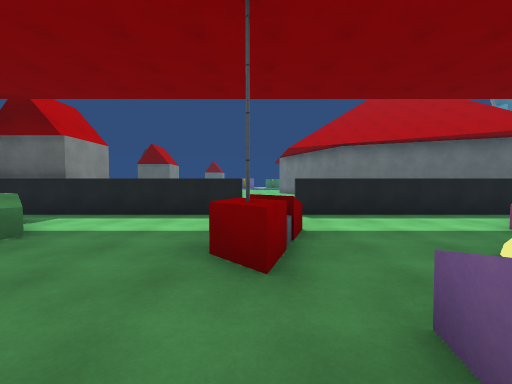
[1] (above)

24 first-person views from a walk through a Unity game level. The camera is 1.5 m above the floor, tilts 2° down and sees 90° across. The floor is counted in squares, 2 m on a side. Each view is taken from the middle of a square. On the plan, view 1 faces up. The plan holds only what a view shows up to about 9 squares ahead; the rest is blank. The place goes on beyond the plan. Some animated figures are left out. Surface patterns are stand-ins for the level's own textures.

[2]
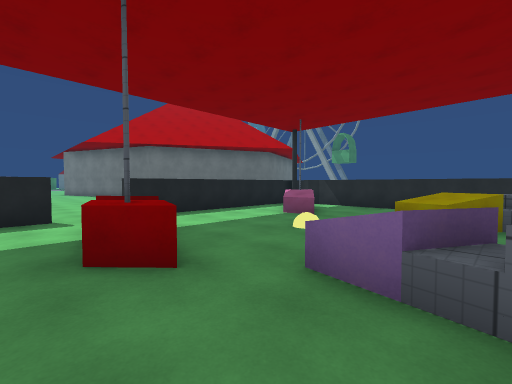

[3]
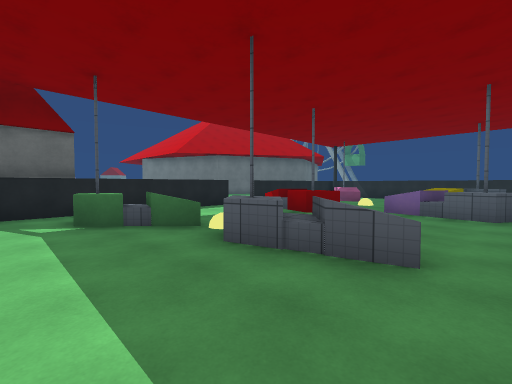

[4]
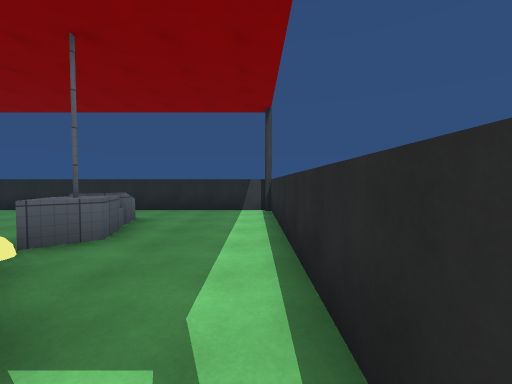

[5]
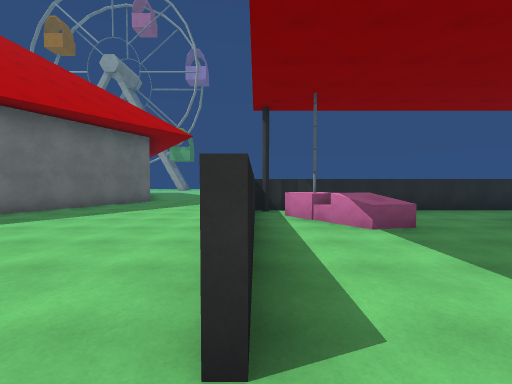

[6]
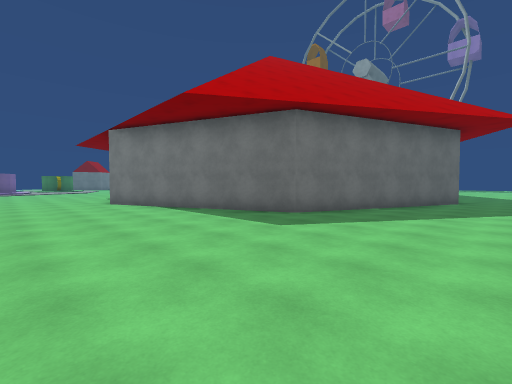

[7]
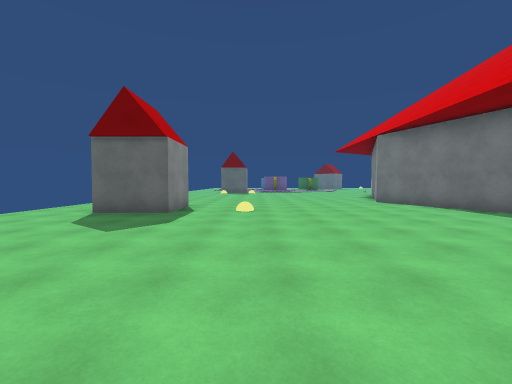

[8]
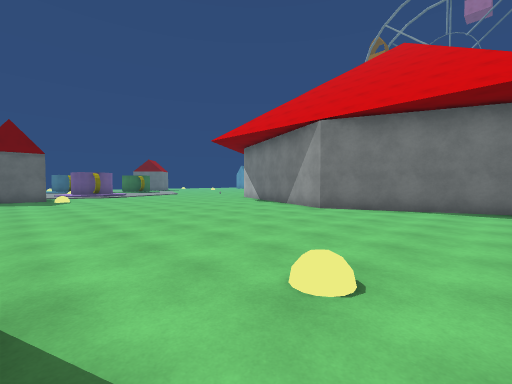

[9]
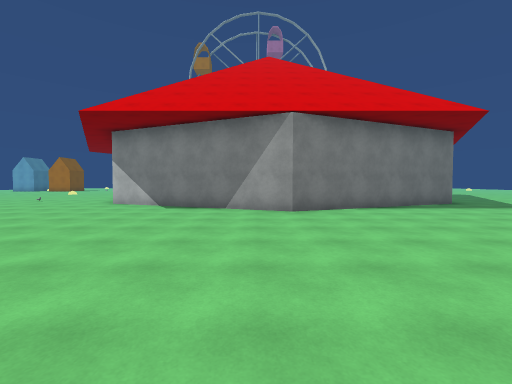

[10]
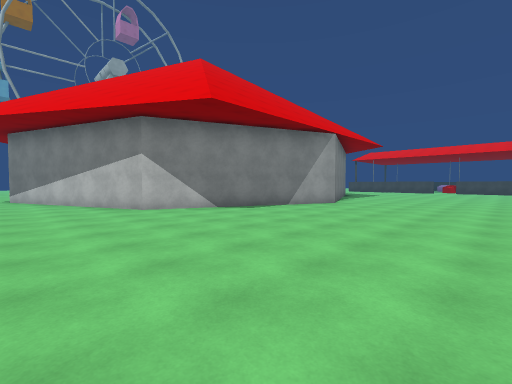

[11]
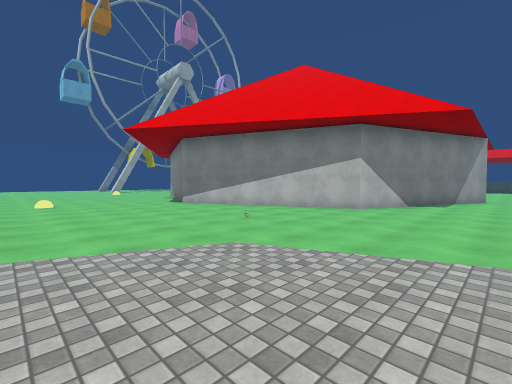

[12]
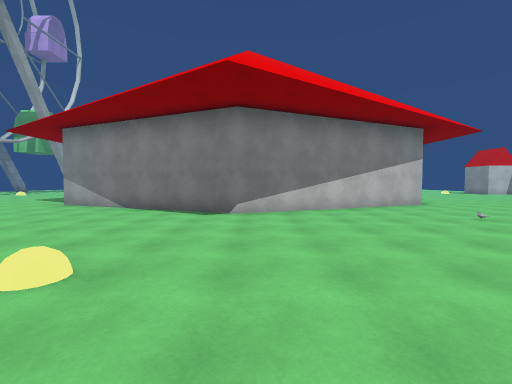

[13]
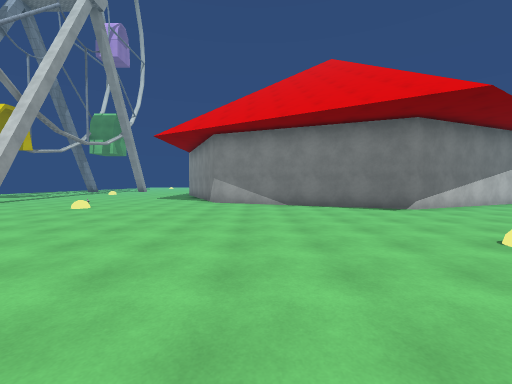

[14]
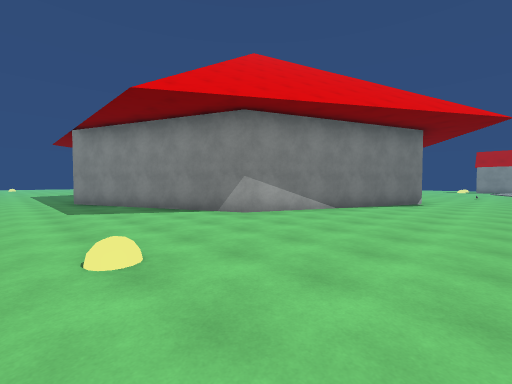

[15]
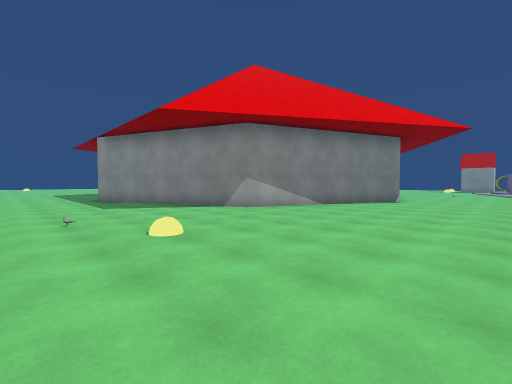

[16]
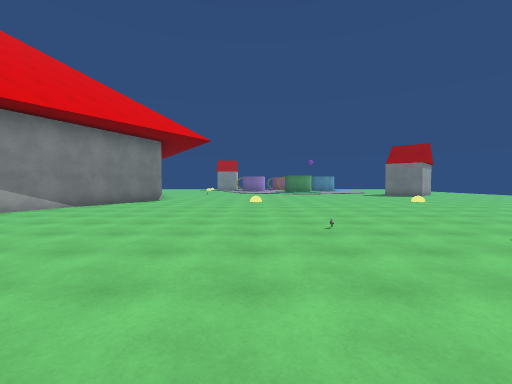

[17]
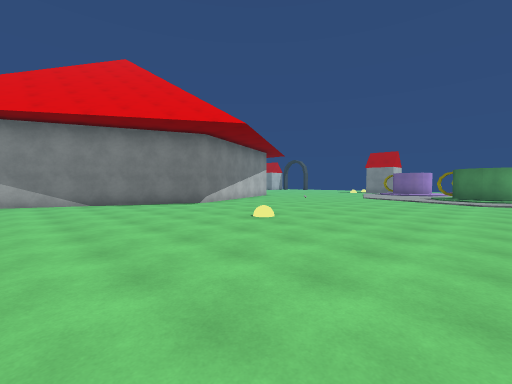

[18]
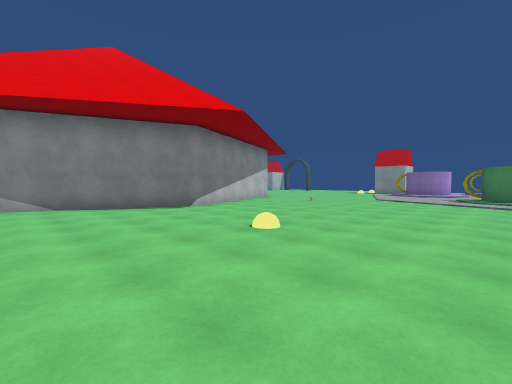

[19]
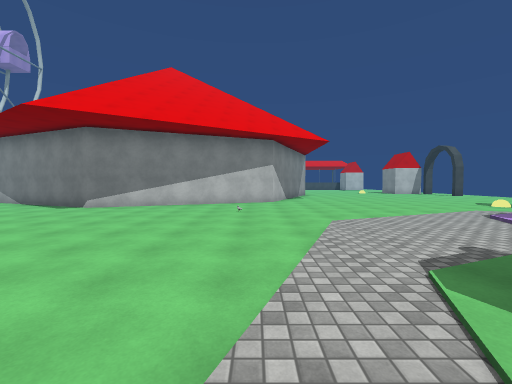

[20]
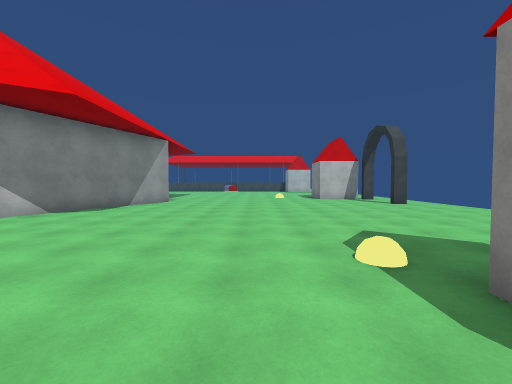

[21]
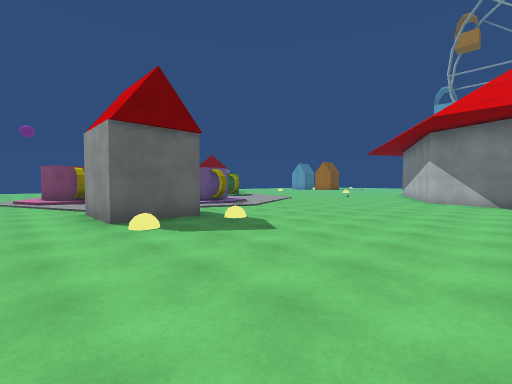

[22]
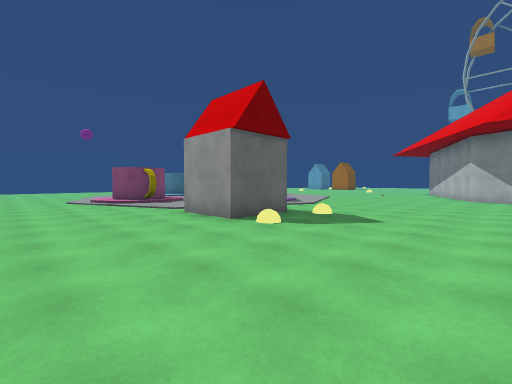

[23]
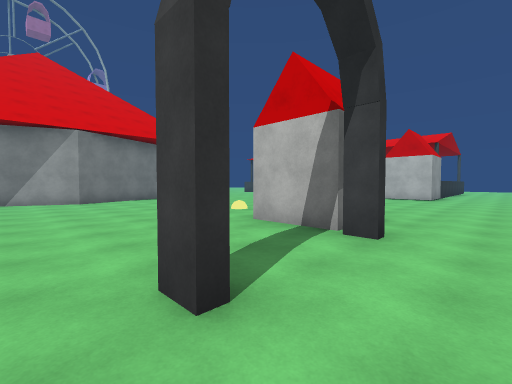

[24]
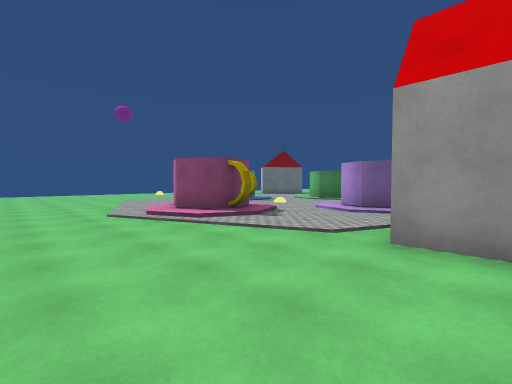

### Floor plan
Points are (right, up) in squares from view 1. A wall is a line through its corners. A room is listed if a view was taken in it or the views show most of it. See-through windows are left out.
Room 1 (views 1, 2, 3, 4)
walls: (-0.2, 6) (-6.1, 6); (4.1, 4.1) (5.9, 5.4); (5.3, 4.4) (5.2, 5); (-6.4, 4.6) (-6.4, -1.8); (6.1, 6) (0.9, 6); (-6.2, -2.1) (1.2, -2.1); (7, -1.1) (7, 6.1)
low walls: (4.3, 3.2) (4.1, 4.1)
ways out: opening at (0, 6) to room 2
objects: car (-5, 3) to (-4, 5); car (-4, 0) to (-3, 2); car (0, 2) to (0, 4); car (1, -1) to (1, 1); car (4, 0) to (5, 1)
Room 2 (views 5, 6, 7, 8, 9, 10, 11, 12, 13, 14, 15, 16, 17, 18, 19, 20, 21, 22, 23, 24)
walls: (-3.6, 28.1) (-5.6, 28.1) (-5.6, 30.1); (-2, 31.1) (-2.3, 31.8) (-2, 32.5); (3.3, 35.1) (3.1, 34.5); (-5.1, 33.1) (-5.1, 33.8) (-5.7, 34) (-6, 34.8) (-5.7, 35.4); (-4.5, 33.9) (-4.9, 33.7); (-7.9, 20.2) (-7.2, 20.2); (-7.1, 17.3) (-5.2, 17.3) (-5.2, 15.4) (-7.1, 15.4); (-7.9, 17.5) (-7.2, 17.5); (8.9, 11) (4.3, 12.9) (1.7, 19) (4.3, 25.2) (10.5, 27.8) (16.6, 25.2) (19.1, 19.1)
ways out: opening at (0, 6) to room 1; opening at (-1.9, 34); opening at (7.5, 8.5); opening at (21, 20)

Positions as (right, up) in squares from view 1, and headings:
1: (0, 0), facing up
2: (-1, 0), facing up-right
3: (-6, -1), facing up-right
4: (-6, 5), facing down
5: (0, 6), facing right
6: (-1, 9), facing up-right
7: (-3, 9), facing up
8: (-5, 15), facing up-right
9: (-5, 20), facing right
10: (-3, 28), facing down-right
11: (1, 33), facing down-right
12: (10, 34), facing down
13: (15, 35), facing down
14: (21, 30), facing down-left
15: (22, 31), facing down-left
16: (22, 32), facing left
17: (16, 36), facing down-left
18: (15, 35), facing down-left
19: (5, 36), facing down
20: (-2, 30), facing down
21: (-7, 23), facing up-right
22: (-9, 24), facing up-right
23: (-9, 21), facing down-right
24: (-9, 29), facing up-right
